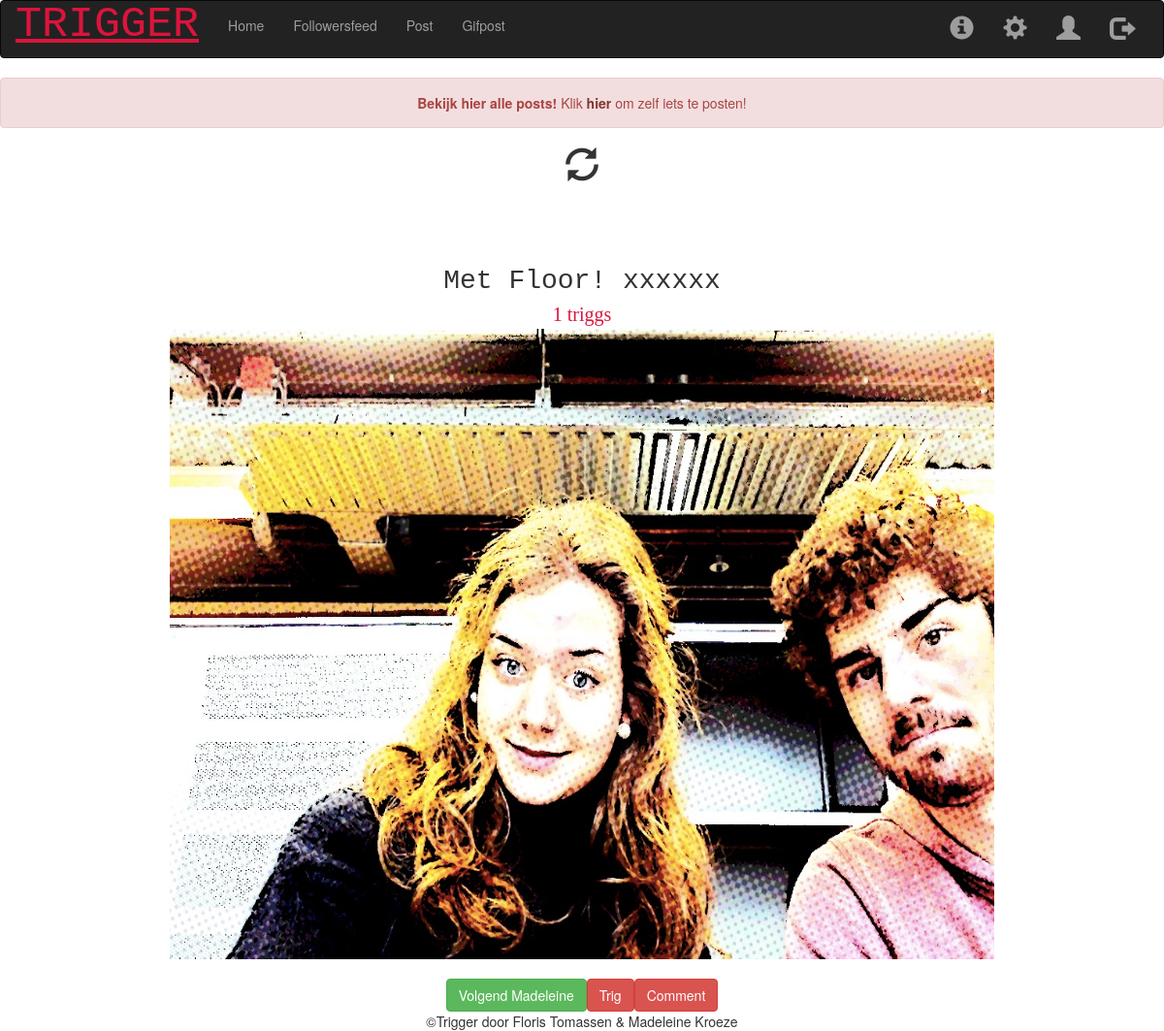
The page /follower_feed (signed in) on the database its author committed.
### tables this page shows
CREATE TABLE 'gallery' ('photo_id' INTEGER PRIMARY KEY AUTOINCREMENT NOT NULL,'photo_description' TEXT, 'photo_user_id' INTEGER, 'photo_date' DATETIME DEFAULT CURRENT_TIMESTAMP, 'photo_name'  TEXT NOT NULL  );

CREATE TABLE 'users' ('id' INTEGER PRIMARY KEY AUTOINCREMENT NOT NULL, 'hash' TEXT NOT NULL, 'username' TEXT NOT NULL DEFAULT 'UNIQUE');

### application.py (the view)
@app.route("/follower_feed", methods=['GET', 'POST'])
@helpers.login_required
def follower_feed():
    if request.method == "GET":
        volgend = helpers.volgend()
        uploads = helpers.volgend_feed(volgend)
        if not uploads:
            return helpers.apology("Geen foto's beschikbaar.")
        return render_template("follower_feed.html", uploads=uploads, volgend=volgend)
    else:
        return render_template("follower_feed.html")

### helpers.py (called while the page is built)
def login_required(f):
    @wraps(f)
    def decorated_function(*args, **kwargs):
        if session.get("user_id") is None:
            return redirect("/login")
        return f(*args, **kwargs)
    return decorated_function

def volgend():
    volgend = db.execute("SELECT follower_id FROM volgen WHERE user_id = :user_id", user_id=session["user_id"])
    volgers = []
    for volg in volgend:
        volgers.append(volg['follower_id'])
    return volgers

def volgend_feed(volgend):
   uploads = db.execute("SELECT gallery.photo_id,photo_description, photo_date, photo_name, username, photo_user_id FROM gallery \
           JOIN users ON photo_user_id = users.id WHERE photo_user_id IN (:volgend) ORDER BY photo_date DESC;", volgend= volgend);
   for up in uploads:
       trigs = db.execute("SELECT COUNT(*) AS 'trigs' FROM triggers WHERE photo_id = :photo_id LIMIT 1;",
                          photo_id=up['photo_id'])
       up['trigs'] = trigs[0]['trigs']
       comments = db.execute("SELECT username, photo_comment FROM comments JOIN users ON users.id = comments.user_id \
                             WHERE photo_id = :photo_id LIMIT 10", photo_id=up['photo_id'])
       up['comments'] = comments
   return uploads

### templates/follower_feed.html (shortened to what this page needs)
{% extends "layout.html" %}
{% block main %}
<body data-spy="scroll" data-target=".navbar" data-offset="50">
    <center><p>
        <div class="alert alert-danger">
        <strong>Bekijk hier alle posts!</strong> Klik <a href="{{ url_for('upload') }}" class="alert-link">hier </a> om zelf iets te posten!
        </div>
        </p>
    <FORM>
    <span style="font-size: 35px" class="glyphicon glyphicon-refresh " onClick="history.go(0)" ></span>
    </FORM>
    </center>
    <br></br>
    {% for photo in uploads %}
        <div>
             <center>
            <br><br>
            {% if photo.photo_name.replace("'" , "")[:5] == 'https'  %}
                <div class="img-text" style="font-size: 20px; font-family: cursive; color:crimson">{{ photo.trigs }} triggs </div>
                <img src="{{ url_for('getgif', gifje=photo.photo_name.split('/')[4])   }}" width="500" height="500">
            {% else %}
                <div style="font-size: 28px; font-family: monospace;">  {{photo.photo_description }} </div>
                <div class="img-text" style="font-size: 20px; font-family: cursive; color:crimson">{{ photo.trigs }} triggs </div>
                <img src = "static/img/{{ photo.photo_name }}" width="850" height="650">
            {% endif %}
            <br> </br>
            <div class="btn-group" style='display: inline-flex'>
                {% if photo.photo_user_id in volgend %}
                <form action = "{{ url_for('follow') }}" method = "post" onsubmit="return value">
                <button name="follow"  class = "btn btn-success btn-block"  value="{{ photo.photo_user_id }}">Volgend {{photo.username}}</button>
                </form>
                {% else %}
                <form action = "{{ url_for('follow') }}" method = "post" onsubmit="return value">
                <button name="follow"  class = "btn btn-danger btn-block"  value="{{ photo.photo_user_id }}">Volg {{photo.username}}</button>
                </form>
                {% endif %}
                {% if photo.photo_id in getrigged %}
                <form action = "{{ url_for('trigg') }}" method = "post" onsubmit="return value">
                <button name="trigg" class = "btn btn-success btn-block" value = "{{ photo.photo_id }}">Triggered</button>
                </form>
                {% else %}
                <form action = "{{ url_for('trigg') }}" method = "post" onsubmit="return value">
                <button name="trigg" class = "btn btn-danger btn-block" value = "{{ photo.photo_id }}">Trig</button>
                </form>
                {% endif %}
                <form action = "{{ url_for('comment', picid = photo["photo_id"]) }}" method = "post" onsubmit="return value">
                <button name="comment" class = "btn btn-danger btn-block" value = "{{ photo.photo_id }}">Comment</button>
                </form>
        <br>
        </div>
        </center>
        {% endfor %}
        <center>
        ©Trigger door Floris Tomassen & Madeleine Kroeze
        </center>
</body>
{% endblock %}

### templates/layout.html (shortened to what this page needs)
<!DOCTYPE html>
<html lang="en">
    <head>
        <link href="https://maxcdn.bootstrapcdn.com/bootstrap/3.3.7/css/bootstrap.min.css" rel="stylesheet"/>
        <link href="{{ url_for('static', filename='styles.css') }}" rel="stylesheet"/>
    </head>
    <body>
        <nav class="navbar navbar-inverse">
            <div class="container-fluid">
                <div class="navbar-header">
                  <a class="navbar-brand" class =href="{{ url_for('homepage') }}" style="font-size: 45px; font-family: monospace; color:crimson"> <u> TRIGGER</u></a>
                </div>
            <div class="collapse navbar-collapse" id="navbar">
                {% if session.user_id %}
                    <ul class="nav navbar-nav">
                        <li><a href="{{ url_for('homepage') }}"  >Home</a></li>
                        <li><a href="{{ url_for('follower_feed') }}"> Followersfeed </span></a></li>
                        <li><a href="{{ url_for('upload') }}"> Post </span></a></li>
                        <li><a href="{{ url_for('gifsearch') }}"> Gifpost </span></a></li>
                    </ul>
                    <ul class="nav navbar-nav navbar-right">
                        <li><a href="{{ url_for('change_password') }}"><span style="font-size: 25px" class="glyphicon glyphicon-info-sign "></span></a></li>
                        <li><a href="{{ url_for('change_password') }}"><span style="font-size: 25px" class="glyphicon glyphicon-cog "></span></a></li>
                        <li><a href="{{ url_for('profile') }}"><span style="font-size: 25px" class="glyphicon glyphicon-user "></span></a></li>
                        <li><a href="{{ url_for('logout') }}"><span style="font-size: 25px" class="glyphicon glyphicon-log-out "></span></a></li>
                    </ul>
                {% else %}
                    <ul class="nav navbar-nav navbar-right">
                        <li><a href="{{ url_for('register') }}">Registeren</a></li>
                        <li><a href="{{ url_for('login') }}">Inloggen</a></li>
                    </ul>
                {% endif %}
            </div>
            </div>
        </nav>
    <main>
    {% block main %}{% endblock %}
    </main>
    </body>
</html>

### static/styles.css (style rules this page uses)
main img { max-width: 100%; }

### rows shown on the page
gallery: photo_description "Met Floor! xxxxxx", trigs "1", photo_name (picture), {{ photo.photo_user_id }} 12 (drawn), username "Madeleine", {{ photo.photo_id }} 41 (drawn)
